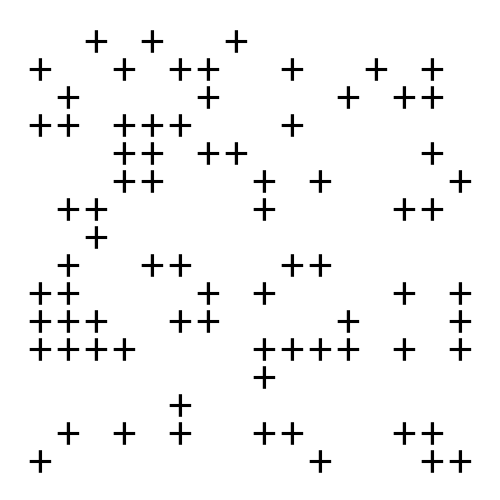
Frame 1 (no input)
Frame 60 (the mouse pressed at the canvas centre just before this capture): identical to frame 1, image omitted
Frame 120 (the mouse held since frame 60 and released just before this capture): identical to frame 1, image omitted

The Processing sketch that drew this single still picture (run headless with seeded random() and noise(); from frame 60 on, the mouse is pressed at the canvas centre):

// Processing sketch: esempio_griglia_testo
// ── esempio_griglia_testo.pde
int count = 15;
int radius = 50;
int margin = 40;

void setup() {
  size(500, 500);
  background(255);
  rectMode(CENTER);
  fill(0);
  for (int i = 0; i <= count; i++) {
    for (int j = 0; j <= count; j++) {
      float x = lerp(margin, width-margin, map(i, 0, count, 0, 1));
      float y = lerp(margin, height-margin, map(j, 0, count, 0, 1));
      if (random(1) < 0.3) {
        textAlign(CENTER, CENTER);
        textSize(radius);
        text("+", x, y);
      }
    }
  }
}

void draw() {
}
